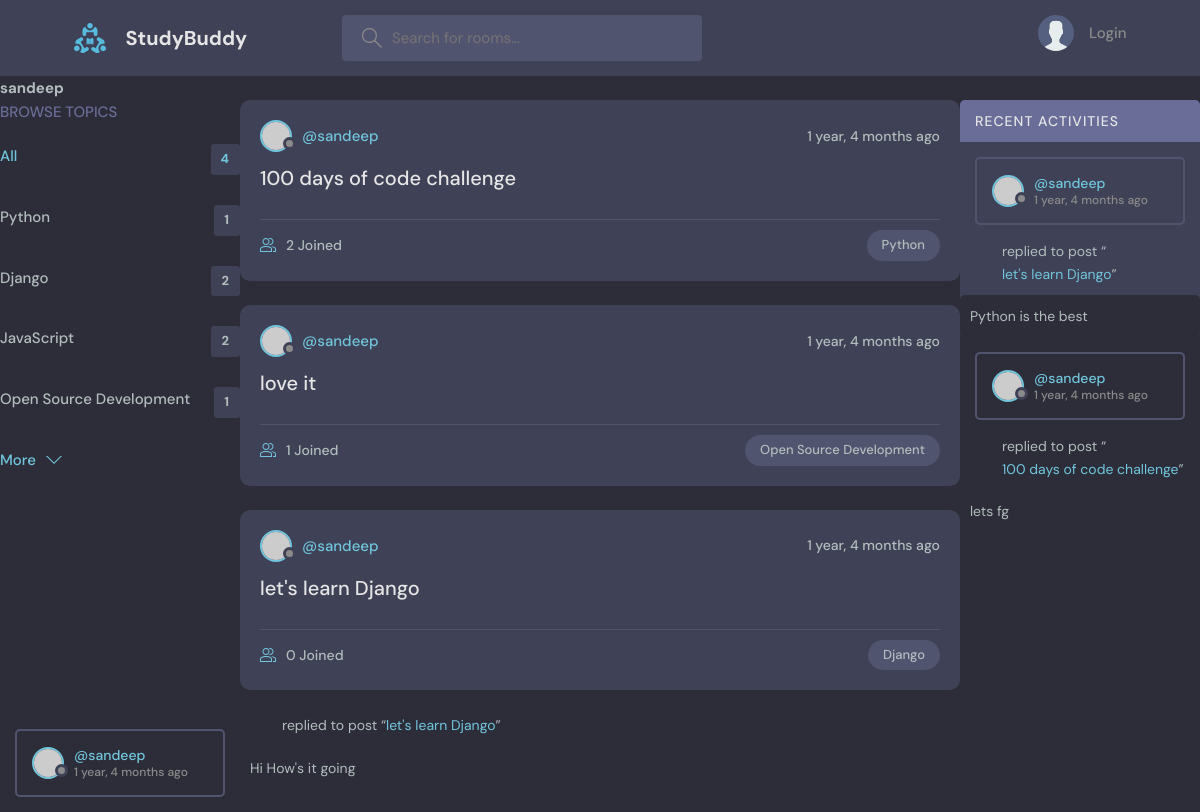
Page /profile/1/ on the committed database.
### base/models.py (models this page shows, shortened)
class Topic(models.Model):
    name = models.CharField(max_length=200)

class Room(models.Model):
    host = models.ForeignKey(User, on_delete=models.SET_NULL, null=True)
    topic = models.ForeignKey(Topic, on_delete=models.SET_NULL, null=True)
    name = models.CharField(max_length=200)
    description = models.TextField(null=True, blank=True)
    participants = models.ManyToManyField(User, related_name='participants')
    updated = models.DateTimeField(auto_now=True)
    created = models.DateTimeField(auto_now_add=True)
    def __str__(self):
        return self.name
    class Meta:
        ordering = ['-updated', '-created']

class Message(models.Model):
    user = models.ForeignKey(User, on_delete=models.CASCADE)
    room = models.ForeignKey(Room, on_delete=models.CASCADE)
    body = models.TextField()
    updated = models.DateTimeField(auto_now=True)
    created = models.DateTimeField(auto_now_add=True)
    class Meta:
        ordering = ['-updated', '-created']

### base/views.py (the view)
# urls.py: path('profile/<str:pk>/', views.userProfile, name="user-profile"),
def userProfile(request, pk):
    user = User.objects.get(id=pk)
    rooms = user.room_set.all()
    room_messages = user.message_set.all()
    topics = Topic.objects.all()
    context = {'user': user, 'rooms': rooms,
               'room_messages': room_messages, 'topics': topics}
    return render(request, 'base/profile.html', context)

### base/templates/base/profile.html (shortened to what this page needs)
{% extends 'main.html' %}
{% block content %}
<h1>{{user.username}}</h1>
<div class="profile-container">
    <div>
        {% include 'base/topics_component.html' %}
    </div>
    <div>
        {% include 'base/feed_component.html' %}
    </div>
    <div>
        {% include 'base/activity_component.html' %}
{% endblock content %}

### base/templates/base/topics_component.html
<div class="topics">
    <div class="topics__header">
      <h2>Browse Topics</h2>
    </div>
    <ul class="topics__list">
      <li>
        <a href="{% url 'home' %}" class="active">All<span>{{topics.count}}</span></a>
      </li>
      {% for topic in topics %}
      <li>
        <a href="{%url 'home' %}?q={{topic.name}}">{{topic.name}} <span>{{topic.room_set.all.count}}</span></a>
      </li>
      {% endfor %}
    </ul>
    <button class="btn btn--link" href="/">
      More
      <svg version="1.1" xmlns="http://www.w3.org/2000/svg" width="32" height="32" viewBox="0 0 32 32">
        <title>chevron-down</title>
        <path d="M16 21l-13-13h-3l16 16 16-16h-3l-13 13z"></path>
      </svg>
    </button>
  </div>

### base/templates/base/feed_component.html (shortened to what this page needs)
{% for room in rooms%}
<div class="roomListRoom">
    <div class="roomListRoom__header">
      <a href="{% url 'user-profile' room.host.id %}" class="roomListRoom__author">
        <div class="avatar avatar--small">
          <img src="https://randomuser.me/api/portraits/women/11.jpg" />
        </div>
        <span>@{{room.host.username}}</span>
      </a>
      <div class="roomListRoom__actions">
        <span>{{room.created|timesince}} ago</span>
      </div>
    </div>
    <div class="roomListRoom__content">
      <a href="{% url 'room' room.id %}">{{room.name}}</a>
    </div>
    <div class="roomListRoom__meta">
      <a href="{% url 'room' room.id %}" class="roomListRoom__joined">
        {{room.participants.all.count}} Joined
      </a>
      <p class="roomListRoom__topic">{{room.topic.name}}</p>
    </div>
  </div>
{% endfor %}

### base/templates/base/activity_component.html (shortened to what this page needs)
<div class="activities">
    <div class="activities__header">
      <h2>Recent Activities</h2>
    </div>
    {% for message in room_messages %}
    <div class="activities__box">
      <div class="activities__boxHeader roomListRoom__header">
        <a href="{% url 'user-profile' message.user.id %}" class="roomListRoom__author">
          <div class="avatar avatar--small">
            <img src="https://randomuser.me/api/portraits/women/11.jpg" />
          </div>
          <p>
            @{{message.user}}
            <span>{{message.created|timesince}} ago</span>
          </p>
        </a>
      </div>
      </div>
      <div class="activities__boxContent">
        <p>replied to post “<a href="{% url 'room' message.user.id %}">{{message.room}}</a>”</p>
        <div class="activities__boxRoomContent">
            {{message.body}}
        </div>
      </div>
    </div>
    {% endfor %}

### static/styles/style.css (style rules this page uses)
:root { --color-main: #71c6dd; --color-main-light: #e1f6fb; --color-dark: #3f4156; --color-dark-medium: #51546e; --color-dark-light: #696d97; --color-light: #e5e5e5; --color-gray: #8b8b8b; --color-light-gray: #b2bdbd; --color-bg: #2d2d39; --color-success: #5dd693; --color-error: #fc4b0b; }
* { font-family: "DM Sans", -apple-system, BlinkMacSystemFont, "Segoe UI", Roboto, Oxygen, Ubuntu, Cantarell, "Open Sans", "Helvetica Neue", sans-serif; margin: 0; padding: 0; box-sizing: border-box; text-rendering: optimizeLegibility; font-size: inherit; }
html { font-size: 56.25%; }
@media only screen and (min-width: 1200px) { html { font-size: 62.5%; } }
body { line-height: 1.6; font-weight: 400; font-size: 1.5rem; color: var(--color-light-gray); background-color: var(--color-bg); min-height: 100vh; }
img { width: 100%; }
a { display: inline-block; color: var(--color-main); text-decoration: none; }
.btn { background-color: transparent; border: none; display: inline-flex; align-items: center; gap: 1rem; cursor: pointer; transition: all ease-in-out 0.3s; padding: 1rem 2rem; border-radius: 5px; box-shadow: 1px 1px 3px 1px rgba(0, 0, 0, 0.15); font-weight: 500; }
.btn--link { border-radius: 0; padding: 0; color: var(--color-main); box-shadow: none; }
.btn > svg { fill: currentColor; width: 1.6rem; height: 1.6rem; }
.avatar { position: relative; display: inline-block; border-radius: 50%; border: 2px solid var(--color-main); }
.avatar img { display: block; border-radius: 50%; object-fit: cover; object-position: center; }
.avatar::after { content: ""; display: block; position: absolute; background-color: var(--color-gray); z-index: 111; border-radius: 50%; border: 0.3rem solid var(--color-dark); }
.avatar.avatar--small img { width: 2.8rem; height: 2.8rem; }
.avatar.avatar--small:after { width: 0.7rem; height: 0.7rem; bottom: 0px; right: -6px; }
.topics__header { margin-bottom: 2rem; }
.topics__header h2 { text-transform: uppercase; font-weight: 500; color: var(--color-dark-light); }
.topics__list { list-style: none; }
.topics__list li a { display: flex; justify-content: space-between; margin-bottom: 3rem; font-weight: 500; color: var(--color-light-gray); transition: all 0.3s ease-in-out; }
.topics__list li a.active, .topics__list li a:hover { color: var(--color-main); }
.topics__list li a span { padding: 0.5rem 1rem; background-color: var(--color-dark); border-radius: 3px; font-size: 1.3rem; font-weight: 700; letter-spacing: 1px; }
.roomListRoom { margin-bottom: 2.4rem; background-color: var(--color-dark); border-radius: 1rem; padding: 2rem; }
.roomListRoom__header { display: flex; justify-content: space-between; align-items: center; }
.roomListRoom__author { font-weight: 500; display: flex; align-items: center; gap: 1rem; }
.roomListRoom__actions { display: flex; align-items: flex-start; gap: 1rem; position: relative; }
.roomListRoom__actions span { font-size: 1.4rem; font-weight: 500; }
.roomListRoom__content { margin: 1rem 0; }
.roomListRoom__content a { font-size: 2rem; font-weight: 500; margin-bottom: 1.5rem; color: var(--color-light); transition: all 0.3s ease-in-out; }
.roomListRoom__meta { border-top: 1px solid var(--color-dark-medium); padding-top: 1rem; display: flex; align-items: center; justify-content: space-between; }
.roomListRoom__joined { color: var(--color-light-gray); display: flex; align-items: center; gap: 1rem; font-size: 1.4rem; font-weight: 500; }
.roomListRoom__joined svg { fill: var(--color-main); width: 1.6rem; height: 1.6rem; }
.roomListRoom__topic { padding: 5px 1.5rem; background-color: var(--color-dark-medium); border-radius: 5rem; font-weight: 500; font-size: 1.3rem; }
.activities { background: var(--color-dark); border-radius: 5px; overflow: hidden; }
.activities__header h2 { background-color: var(--color-dark-light); text-transform: uppercase; font-weight: 500; padding: 1rem 1.5rem; color: var(--color-light); letter-spacing: 1px; font-size: 1.4rem; }
.activities__box { margin: 1.5rem; padding: 1.5rem; border: 2px solid var(--color-dark-medium); border-radius: 5px; }
.activities__boxHeader p { font-size: 1.4rem; line-height: 1.3; }
.activities__boxHeader p span { color: var(--color-gray); font-size: 1.2rem; display: block; }
.activities__boxContent { margin-left: 4.2rem; }
.activities__boxContent { font-size: 1.4rem; }
.activities__boxRoomContent { background: var(--color-bg); padding: 1rem; border-radius: 5px; margin-top: 1rem; margin-left: -4.2rem; }

### rows in the picture
Topic: name "Python", room_set.all.count "1"
Topic: name "Django", room_set.all.count "2"
Topic: name "JavaScript", room_set.all.count "2"
Topic: name "Open Source Development", room_set.all.count "1"
Room: host.username "sandeep", created "1 year, 4 months", name "100 days of code challenge", participants.all.count "2", topic.name "Python"
Room: host.username "sandeep", created "1 year, 4 months", name "love it", participants.all.count "1", topic.name "Open Source Development"
Room: host.username "sandeep", created "1 year, 4 months", name "let's learn Django", participants.all.count "0", topic.name "Django"
Message: user "sandeep", created "1 year, 4 months", room "let's learn Django", body "Python is the best"
Message: user "sandeep", created "1 year, 4 months", room "100 days of code challenge", body "lets fg"
Message: user "sandeep", created "1 year, 4 months", room "let's learn Django", body "Hi How's it going"

### other values in the picture
{{ user.username }} "sandeep"
{{ topics.count }} "4"
